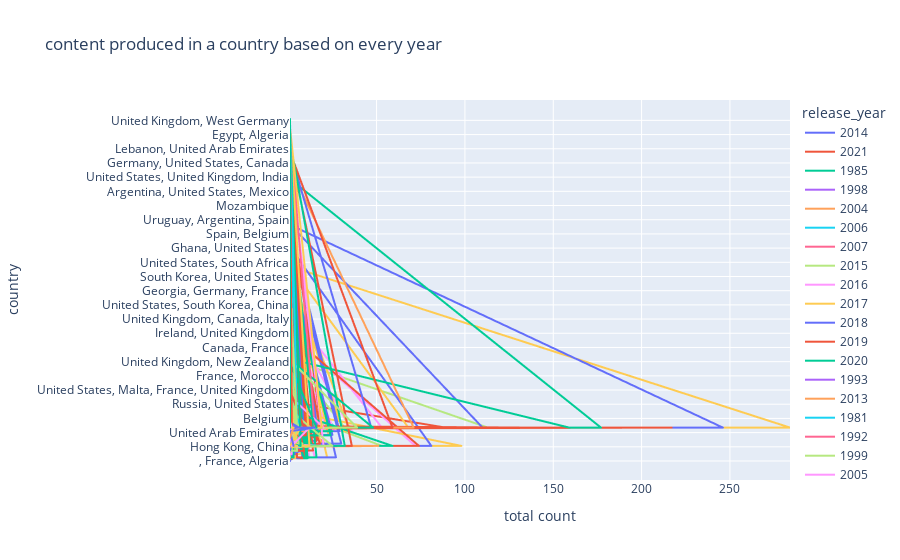

Notebook code for this chart:
### Code cell
linegraph=ps.line(dff1,x='total count',y='country',color='release_year',title='content produced in a country based on every year')
linegraph.show()
